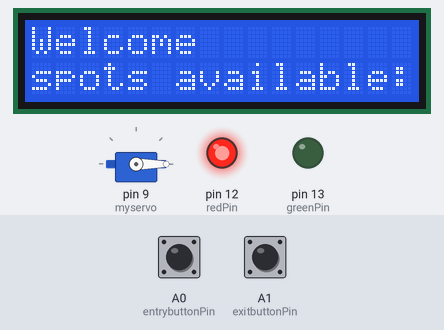
A sketch run on a simulated Arduino Uno, built with avr-gcc and run on an emulated ATmega328P. On the bench: servo, 16×2 character LCD, output pins drawn as LEDs (lit = HIGH). Inputs (shaded band) come from the test bench; at power-on: A0 (entrybuttonPin) HIGH, A1 (exitbuttonPin) HIGH.

Above: at 1.2 s.
1.3 s: A0 (entrybuttonPin) pulled LOW for 0.15 s
At 1.8 s:
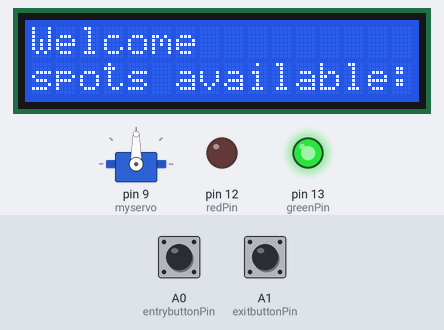
Timing chart, 0 to 8.0 s (numbered marks = the images above; inputs shaded):
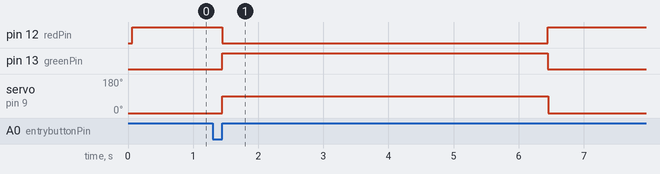

Measured:
- after the input at 1.3 s, pin 12 (redPin): HIGH → LOW after 0.15 s, → HIGH 5.0 s later; pin 13 (greenPin): LOW → HIGH after 0.15 s, → LOW 5.0 s later; servo on pin 9 (myservo): 0° → 90° after 0.15 s, → 0° 5.0 s later

The sketch:

project.ino
```cpp
//Code :

/* Smart Parking Management System
    With help of this project we can help reducing traffic problem and help save fuel.

    For circuit, we have first put two buttons each as entry button and exit button connected to A0, A1 respactively.
    After that a servo motor is connected as barrier for entry and exit in parking spot.
    A RGB led works as a signal in parking and it's pin are connected to 12 and 13 as red and green. we have not connected blue pin.
    lastly, LCD display is there connected to notify drivers if there is spot available or not and if available so how many.
    pin number 2 to 7 are used to connect lcd display.

    Written by Smit Patel and Pranav Patel
    Written on August 21 2020
*/
#include <Servo.h> // including servo library
#include <LiquidCrystal.h> //including library for lcd display
Servo myservo; // naming servo motor

const int redPin = 12; // connecting red pin of RGB
const int greenPin = 13; // connecting green pin of RGB
int entrybutton = 0; // initiallizing button
int exitbutton = 0;
int spot = 7; // number of spots in parking
float start = true;
float empty_space_available = true;
const int rs = 7, en = 6, d4 = 5, d5 = 4, d6 = 3, d7 = 2; // connecting led pins
LiquidCrystal lcd(rs, en, d4, d5, d6, d7);

const int entrybuttonPin = A0; // entry button is connected to pin A0
const int exitbuttonPin = A1;

float curButton1 = HIGH; // setting Button State Variables as high
float lastButton1 = HIGH;
float curButton2 = HIGH;
float lastButton2 = HIGH;


void setup()
{
  myservo.attach(9); // servo pin connected to pin 9
  pinMode(redPin, OUTPUT); // Set up RGB LED pins
  pinMode(greenPin, OUTPUT);
  myservo.write(0); // setting barrier at 0 degrees
  lcd.begin(16, 2);
  lcd.print("Welcome "); // printing on display
  lcd.setCursor(0, 1); // set cursor to second line
  lcd.print("spots available: ");
  lcd.print(spot);
  digitalWrite(redPin, HIGH); // setting RGB to red
  pinMode(entrybuttonPin, INPUT); //Set up button pin
  pinMode(exitbuttonPin, INPUT);
  digitalWrite(entrybuttonPin, HIGH);
  digitalWrite(exitbuttonPin, HIGH);
}

void loop()
{
  entrybutton = digitalRead(entrybuttonPin);
  exitbutton = digitalRead(exitbuttonPin);

  lastButton1 = curButton1; //Store Last Button State
  lastButton2 = curButton2;

  curButton1 = digitalRead(entrybuttonPin); //Read Current Button
  curButton2 = digitalRead(exitbuttonPin);

  if (curButton1 == HIGH && lastButton1 == LOW && spot > 0) // if entry button is pressed
  {
    digitalWrite(redPin, LOW);
    digitalWrite(greenPin, HIGH);
    myservo.write(90); // set barrier to open or 90 degrees
    delay(5000); // wait for 5 second
    digitalWrite(greenPin, LOW);
    myservo.write(0);
    digitalWrite(redPin, HIGH);
    spot = spot - 1; // decreasing spots
    lcd.clear(); // clearing display
    lcd.print("Welcome ");
    lcd.setCursor(0, 1);
    lcd.print("spots available: ");
    lcd.print(spot);
  }

  if (curButton2 == HIGH && lastButton2 == LOW && spot < 3)// if exit button is pressed
  {
    digitalWrite(greenPin, HIGH);
    myservo.write(90);
    delay(5000);
    digitalWrite(greenPin, LOW);
    myservo.write(0);
    digitalWrite(redPin, HIGH);
    spot = spot + 1;
    lcd.clear();
    lcd.print("Welcome ");
    lcd.setCursor(0, 1);
    lcd.print("spots available: ");
    lcd.print(spot);
  }

  if (spot == 0) // if no spots available
  {
    empty_space_available = false;
    lcd.clear();
    lcd.print("Sorry!!");
    lcd.setCursor(0, 1);
    lcd.print("No Spots");
  }
}
```
